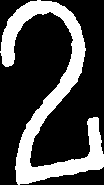
%> input picture Hu/test.tif, 104 x 185 px
$ octave Perspective_Transform.m   (GNU Octave 9; MATLAB toolbox functions it lacks are replaced by stand-ins)
%> lines starting %> are read from the running program, lines starting %| are printed output that depends on the picture; in (x1, y1, x2, y2) boxes, pixels count from 0 and x2, y2 are one past the last pixel; in counts of white or black regions, pixels touching at a corner belong together; the program's own positions count from 1
clc; clear; close all;

% === Step 1: 读取图像并灰度化 ===
img = imread('test.tif');   % 支持彩色或灰度图像
%> img: size 185x104 logical; 28% white; 1 white region, box (x1, y1, x2, y2) and area: (0, 0, 104, 185) 5390

% === Step 2: 二值化 + 查找最大轮廓 ===
bw = img;
bw = imcomplement(bw);  % 白前景

% 查找轮廓
bw = bwareafilt(bw, 1);  % 保留最大连通域
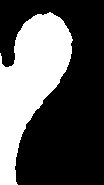
%> bw: size 185x104 logical; 34.1% white; 1 white region
stats = regionprops(bw, 'BoundingBox', 'ConvexHull');
%> stats = 1 region; box (x1, y1, x2, y2): (0, 12, 73, 185)

% 获取角点
hull = stats.ConvexHull;  % N×2 点坐标
%> hull = 23 rows, first 12: [73.5 41; 72.5 54; 71.5 59; 69.5 65; 67.5 70; 18.5 185; 18 185.5; 1 185.5; 0.5 185; 0.5 54; 23.5 25; 27 21.5]
corners = approxPolyDP(hull, 4);  % 强制拟合四边形
%> in approxPolyDP, `[~, C] = kmeans(points, n, 'MaxIter', 500, 'Replicates', 10);`: C = [71.39 48.22; 9.5 185.2; 0.5 54; 44.56 17.28]
%> in approxPolyDP, `centroid = mean(C);`: centroid = [31.49 76.19]
%> in approxPolyDP, `angles = atan2(C(:,2) - centroid(2), C(:,1) - centroid(1));`: angles = [-0.611; 1.77; -2.52; -1.35]
%> in approxPolyDP, `[~, idx] = sort(angles);`: idx = [3; 4; 1; 2]
%> in approxPolyDP, `approx = C(idx, :);`: approx = [0.5 54; 44.56 17.28; 71.39 48.22; 9.5 185.2]
%> corners = [0.5 54; 44.56 17.28; 71.39 48.22; 9.5 185.2]

% 可视化角点
imshow(bw); hold on;
plot(corners([1:end 1],1), corners([1:end 1],2), 'r-', 'LineWidth', 2);
title('Detected Quadrilateral');
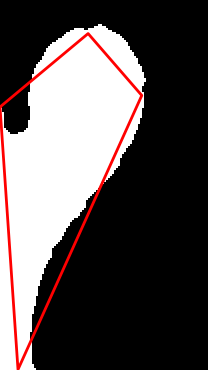
%> figure redrawn from the program's plot data; shown 2 times larger; its title reads 'Detected Quadrilateral'

% === Step 3: 设置目标矩形大小（单位：像素） ===
width = max(norm(corners(1,:) - corners(2,:)), norm(corners(3,:) - corners(4,:)));
%> width = 150.4
height = max(norm(corners(1,:) - corners(4,:)), norm(corners(2,:) - corners(3,:)));
%> height = 131.6
width = round(width);
%> width = 150
height = round(height);
%> height = 132

% === Step 4: 透视变换 ===
src_pts = double(corners);
%> src_pts = [0.5 54; 44.56 17.28; 71.39 48.22; 9.5 185.2]
dst_pts = [0 0; width-1 0; width-1 height-1; 0 height-1];
%> dst_pts = [0 0; 149 0; 149 131; 0 131]

% 获取 projective 变换矩阵
tform = fitgeotrans(src_pts, dst_pts, 'projective');
%> tform = transform with T = [4.44 4.35 -0.000795; -0.304 5.22 0.0245; 14.22 -284 1]

% 应用变换
outputRef = imref2d([height, width]);
warped = imwarp(img, tform, 'OutputView', outputRef);
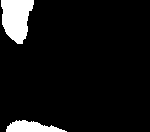
%> warped: size 132x150 logical; 7.6% white; 2 white regions, box (x1, y1, x2, y2) and area: (1, 0, 34, 44) 1048, (6, 120, 67, 132) 466

figure; imshow(warped);
title('Warped (Rectified) Output');


function approx = approxPolyDP(points, n)
    % 使用 PCA + 几何中心 + kmeans 简化为 n 边形（n=4 表示四边形）
    % 输入: points 是 N×2 的轮廓点，n 是期望的角点数
    % 输出: approx 是 n×2 的近似多边形顶点

    % 聚类成 n 类（默认按角度散布）
    [~, C] = kmeans(points, n, 'MaxIter', 500, 'Replicates', 10);

    % 按角度排序
    centroid = mean(C);
    angles = atan2(C(:,2) - centroid(2), C(:,1) - centroid(1));
    [~, idx] = sort(angles);
    approx = C(idx, :);
end
